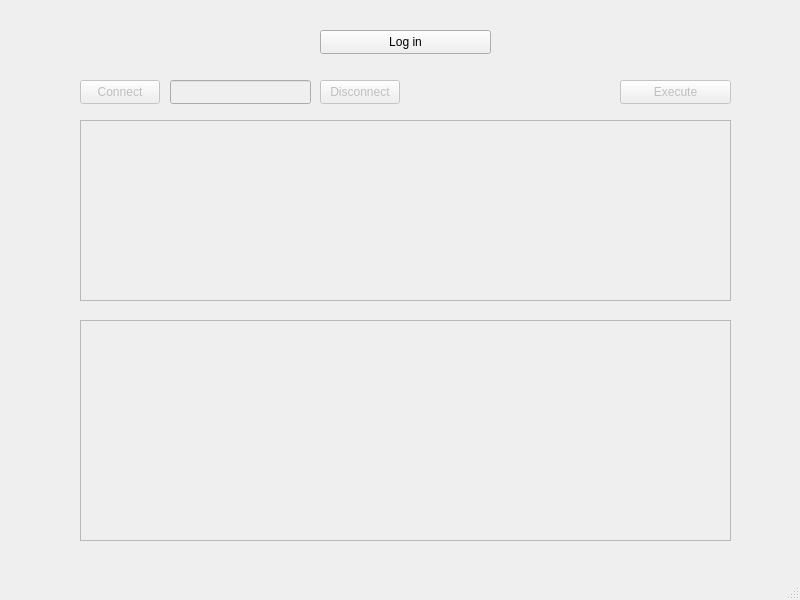
<?xml version="1.0" encoding="UTF-8"?>
<ui version="4.0">
 <class>MainWindow</class>
 <widget class="QMainWindow" name="MainWindow">
  <property name="enabled">
   <bool>true</bool>
  </property>
  <property name="geometry">
   <rect>
    <x>0</x>
    <y>0</y>
    <width>800</width>
    <height>600</height>
   </rect>
  </property>
  <property name="windowTitle">
   <string>MainWindow</string>
  </property>
  <widget class="QWidget" name="centralwidget">
   <widget class="QPushButton" name="authButton">
    <property name="geometry">
     <rect>
      <x>320</x>
      <y>30</y>
      <width>171</width>
      <height>24</height>
     </rect>
    </property>
    <property name="text">
     <string>Log in</string>
    </property>
   </widget>
   <widget class="QTableView" name="dbTable">
    <property name="enabled">
     <bool>false</bool>
    </property>
    <property name="geometry">
     <rect>
      <x>80</x>
      <y>320</y>
      <width>651</width>
      <height>221</height>
     </rect>
    </property>
   </widget>
   <widget class="QPushButton" name="execButton">
    <property name="enabled">
     <bool>false</bool>
    </property>
    <property name="geometry">
     <rect>
      <x>620</x>
      <y>80</y>
      <width>111</width>
      <height>24</height>
     </rect>
    </property>
    <property name="text">
     <string>Execute</string>
    </property>
   </widget>
   <widget class="QPlainTextEdit" name="queryEdit">
    <property name="enabled">
     <bool>false</bool>
    </property>
    <property name="geometry">
     <rect>
      <x>80</x>
      <y>120</y>
      <width>651</width>
      <height>181</height>
     </rect>
    </property>
   </widget>
   <widget class="QLineEdit" name="dbNameEdit">
    <property name="enabled">
     <bool>false</bool>
    </property>
    <property name="geometry">
     <rect>
      <x>170</x>
      <y>80</y>
      <width>141</width>
      <height>24</height>
     </rect>
    </property>
   </widget>
   <widget class="QPushButton" name="connButton">
    <property name="enabled">
     <bool>false</bool>
    </property>
    <property name="geometry">
     <rect>
      <x>80</x>
      <y>80</y>
      <width>80</width>
      <height>24</height>
     </rect>
    </property>
    <property name="text">
     <string>Connect</string>
    </property>
   </widget>
   <widget class="QPushButton" name="dconnButton">
    <property name="enabled">
     <bool>false</bool>
    </property>
    <property name="geometry">
     <rect>
      <x>320</x>
      <y>80</y>
      <width>80</width>
      <height>24</height>
     </rect>
    </property>
    <property name="text">
     <string>Disconnect</string>
    </property>
   </widget>
  </widget>
  <widget class="QMenuBar" name="menubar">
   <property name="geometry">
    <rect>
     <x>0</x>
     <y>0</y>
     <width>800</width>
     <height>21</height>
    </rect>
   </property>
  </widget>
  <widget class="QStatusBar" name="statusbar"/>
 </widget>
 <resources/>
 <connections/>
</ui>
